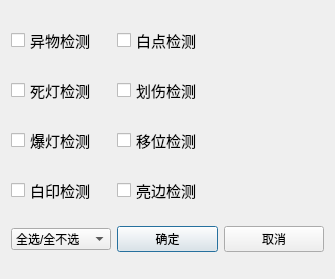
<?xml version="1.0" encoding="UTF-8"?>
<ui version="4.0">
 <class>Detector_Choose</class>
 <widget class="QDialog" name="Detector_Choose">
  <property name="geometry">
   <rect>
    <x>0</x>
    <y>0</y>
    <width>335</width>
    <height>279</height>
   </rect>
  </property>
  <property name="windowTitle">
   <string>检测缺陷选择</string>
  </property>
  <layout class="QGridLayout" name="gridLayout">
   <item row="0" column="0">
    <widget class="QCheckBox" name="Cbx_ForeignBody">
     <property name="font">
      <font>
       <family>Agency FB</family>
       <pointsize>11</pointsize>
      </font>
     </property>
     <property name="text">
      <string>异物检测</string>
     </property>
    </widget>
   </item>
   <item row="0" column="1" colspan="2">
    <widget class="QCheckBox" name="Cbx_WhiteDot">
     <property name="font">
      <font>
       <family>Agency FB</family>
       <pointsize>11</pointsize>
      </font>
     </property>
     <property name="text">
      <string>白点检测</string>
     </property>
    </widget>
   </item>
   <item row="1" column="0">
    <widget class="QCheckBox" name="Cbx_LampEye">
     <property name="font">
      <font>
       <family>Agency FB</family>
       <pointsize>11</pointsize>
      </font>
     </property>
     <property name="text">
      <string>死灯检测</string>
     </property>
    </widget>
   </item>
   <item row="1" column="1" colspan="2">
    <widget class="QCheckBox" name="Cbx_Scratch">
     <property name="font">
      <font>
       <family>Agency FB</family>
       <pointsize>11</pointsize>
      </font>
     </property>
     <property name="text">
      <string>划伤检测</string>
     </property>
    </widget>
   </item>
   <item row="2" column="0">
    <widget class="QCheckBox" name="Cbx_boom_light">
     <property name="font">
      <font>
       <family>Agency FB</family>
       <pointsize>11</pointsize>
      </font>
     </property>
     <property name="text">
      <string>爆灯检测</string>
     </property>
    </widget>
   </item>
   <item row="2" column="1" colspan="2">
    <widget class="QCheckBox" name="Cbx_Abshow_White_Detect">
     <property name="font">
      <font>
       <family>Agency FB</family>
       <pointsize>11</pointsize>
      </font>
     </property>
     <property name="text">
      <string>移位检测</string>
     </property>
    </widget>
   </item>
   <item row="3" column="0">
    <widget class="QCheckBox" name="Cbx_mura">
     <property name="font">
      <font>
       <family>Agency FB</family>
       <pointsize>11</pointsize>
      </font>
     </property>
     <property name="text">
      <string>白印检测</string>
     </property>
    </widget>
   </item>
   <item row="3" column="1" colspan="2">
    <widget class="QCheckBox" name="Cbx_Brightedge">
     <property name="font">
      <font>
       <family>Agency FB</family>
       <pointsize>11</pointsize>
      </font>
     </property>
     <property name="text">
      <string>亮边检测</string>
     </property>
    </widget>
   </item>
   <item row="4" column="0">
    <widget class="QComboBox" name="combx_SelectAllOrNo">
     <property name="currentText">
      <string>全选/全不选</string>
     </property>
     <item>
      <property name="text">
       <string>全选/全不选</string>
      </property>
     </item>
     <item>
      <property name="text">
       <string>全选</string>
      </property>
     </item>
     <item>
      <property name="text">
       <string>全不选</string>
      </property>
     </item>
    </widget>
   </item>
   <item row="4" column="1">
    <widget class="QPushButton" name="btn_sure">
     <property name="text">
      <string>确定</string>
     </property>
    </widget>
   </item>
   <item row="4" column="2">
    <widget class="QPushButton" name="btn_Cancel">
     <property name="text">
      <string>取消</string>
     </property>
    </widget>
   </item>
  </layout>
 </widget>
 <resources/>
 <connections/>
</ui>
